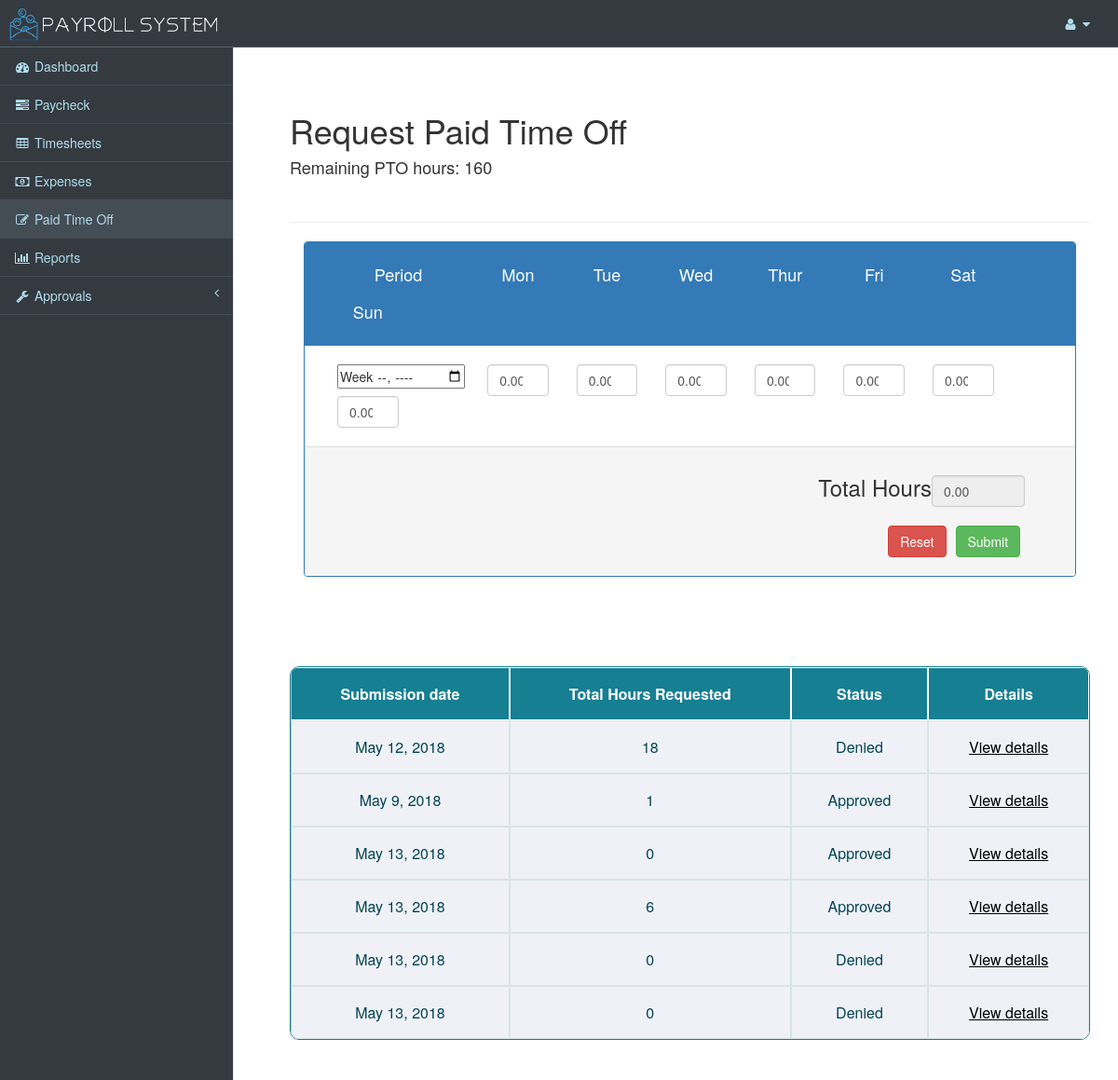
Page /pto/ (signed in) on the committed database.
### payrollapp/models.py (models this page shows, shortened)
class PaidTimeOffApproval(models.Model):
    paid_time_off_approval_id = models.AutoField(primary_key=True)
    date_submitted = models.DateField(auto_now=True)
    status = models.CharField(max_length=10, choices=STATUS_CHOICE, default="Pending")
    user_id = models.ForeignKey(User, on_delete=models.CASCADE)
    def get_all_entries_by_submission(self):
        id = self.paid_time_off_approval_id
        results = PaidTimeOffEntry.objects.filter(paid_time_off_approval_id=id)
        return results
    def get_total_hours(self):
        entries = self.get_all_entries_by_submission()
        total_hours = entries.aggregate(Sum('hours')).get('hours__sum')
        return total_hours

### payrollapp/views.py (the view, shortened to what this page needs)
# urls.py: url(r'pto/$', views.paid_time_off, name='pto'),
def paid_time_off(request):
    error_message = ""
    form = PaidTimeOffRequestForm(request.POST or None)
    if request.user.is_authenticated:
        layout = get_layout_based_on_user_group(request.user)
        this_username = request.user
        user = User.objects.get(username=this_username)
        pto_requests = PaidTimeOffApproval.objects.filter(user_id__username=this_username)
        remaining_pto = PaidTimeOffHours.objects.get(user_id__username=this_username)
        remaining_pto = remaining_pto.remaining_hours
        context = {
            "loop_times": range(0, 5),
            "loop_times": range(0, 7),
            "layout": layout,
            "form": form,
            "pto_approvals": pto_requests,
            "remaining_pto": remaining_pto,
            "error_message": error_message
        }
        return render(request, 'pto.html', context)
    else:
        return redirect(login_user)

### payrollapp/forms.py
class PaidTimeOffRequestForm(forms.ModelForm):
    class Meta:
        model = PaidTimeOffEntry
        fields = ['date', 'hours', 'status']

### payrollapp/context_processors.py (called while the page is built)
def user_meta_data_processor(request):
    user_meta_data = None
    if request.user.is_authenticated:
        username = request.user
        user_meta_data = UserMetaData.objects.get(user_id__username__exact=username)
    return {'user_meta_data': user_meta_data}

### payrollapp/views.py (called while the page is built)
def get_layout_based_on_user_group(user):
    if user.groups.filter(name="HumanResources").exists():
        return "layout-hr.html"
    elif user.groups.filter(name="Manager").exists():
        return "layout-manager.html"
    else:
        return "layout-employee.html"

### payrollapp/templates/pto.html (shortened to what this page needs)
{% extends layout %}
{% block stylesblock %}
{% load static %}
<link href="{% static 'css/paycheck.css' %}" rel="stylesheet">
{% endblock %}
{% block page-wrapper %}
<div id="page-wrapper" style="min-height:100%; padding-top:100px">
    <div class="container-fluid">
        <div class="container">
            <h1>Request Paid Time Off</h1>
            <h4>Remaining PTO hours: {{ remaining_pto }}</h4>
            <div class="page-header"></div>
            <div class="container-fluid ">
                <form method="post">
                    <div class="panel panel-primary ">
                        <div class="panel-heading text-center">
                            <div class="row " style="margin: 5px">
                                <div class="col-sm-2 col-sm-3">
                                    <h4>Period</h4>
                                </div>
                                <div class="col-sm-1 col-sm-1">
                                    <h4>Mon</h4>
                                </div>
                                <div class="col-sm-1 col-sm-1">
                                    <h4>Tue</h4>
                                </div>
                                <div class="col-sm-1 col-sm-1">
                                    <h4>Wed</h4>
                                </div>
                                <div class="col-sm-1 col-sm-1">
                                    <h4>Thur</h4>
                                </div>
                                <div class="col-sm-1 col-sm-1">
                                    <h4>Fri</h4>
                                </div>
                                <div class="col-sm-1 col-sm-1">
                                    <h4>Sat</h4>
                                </div>
                                <div class="col-sm-1 col-sm-1 ">
                                    <h4>Sun</h4>
                                </div>
                            </div>
                        </div>
                        <form action="" method="post">
                            <div class="panel-body" align="center">
                                <div class="row" style="margin: 5px">
                                    <div class="col-sm-2 col-sm-3">
                                        <input id="week1" name="week1" type="week">
                                    </div>
                                    {% for i in loop_times %}
                                    <div class="col-sm-1 col-sm-1 ">
                                        <input type="number" class="form-control" min="0" max="8" value="0.00"
                                               onchange="calculateTotal()"
                                               aria-label="..." name="hours" required>
                                    </div>
                                    {% endfor %}
                                </div>
                            </div>
                            <div class="panel-footer">
                                <div class="row">
                                    <div class="col-md-11">
                                        <h3 style="float:right;">Total Hours <input class="form-control" type="number"
                                                                                    value="0.00" name="total" id="total"
                                                                                    value="0"
                                                                                    style="width:100px; float: right"
                                                                                    readonly></h3>
                                    </div>
                                    <div class="col-md-11" style="margin:10px 0">
                                        <button type="submit" class="btn btn-success" id="submit" onclick="calculateWeek()">
                                            Submit
                                        </button>
                                        <button type="reset" onclick="return confirm_reset()" class="btn btn-danger"
                                                id="clear">
                                            Reset
                                        </button>
                                    </div>
                                </div>
                            </div>
                        </form>
                    </div>
                </form>
            </div>
            <br>
            <br>
            <br>
            {% if pto_approvals %}
            <table class="responstable">
                <thead>
                <tr>
                    <th> Submission date</th>
                    <th> Total Hours Requested</th>
                    <th> Status</th>
                    <th> Details</th>
                </tr>
                </thead>
                <tbody>
                {% for pto in pto_approvals %}
                <tr>
                    <td> {{ pto.date_submitted }}</td>
                    <td> {{ pto.get_total_hours }}</td>
                    <td> {{ pto.status }}</td>
                    <td><a style="color: rgb(0,0,0);" href="#" data-toggle="modal"
                           data-target="#{{pto.paid_time_off_approval_id}}"><u>View
                        details</u></a>
                    </td>
                </tr>
                {% endfor %}
                </tbody>
            </table>
            {% else %}
            <h4> No current paid time off requests pending. </h4>
            {% endif %}
        </div>
        <br>
        <br>
        <br>
    </div>
</div>
</div>
{% endblock %}
{% block scriptsblock %}
{% load static %}
{% endblock %}

### payrollapp/static/css/sb-admin-2.css (style rules this page uses)
body { background-color: #f8f8f8; }
#page-wrapper { padding: 0 15px; min-height: 100%; background-color: white; }
@media (min-width: 768px) { #page-wrapper { position: inherit; margin: 0 0 0 250px; padding: 0 30px; border-left: 1px solid #e7e7e7; } }

### payrollapp/static/css/paycheck.css (style rules this page uses)
button { background-color: #51ade2; color: white; padding: 14px 20px; margin: 8px 0; border: none; cursor: pointer; font-size: 14px; float: right; }
.responstable { margin: 1em 0; width: 100%; overflow: hidden; background: #FFF; color: #024457; border-radius: 10px; border: 1px solid #167F92; }
.responstable tr { border: 1px solid #D9E4E6; }
.responstable tr:nth-child(odd) { background-color: #EAF3F3; }
.responstable th { display: none; border: 1px solid #FFF; background-color: #167F92; color: #FFF; padding: 1em; }
.responstable th:first-child { display: table-cell; text-align: center; }
.responstable th:nth-child(2) { display: table-cell; }
.responstable th:nth-child(2):after { content: attr(data-th); }
@media (min-width: 480px) { .responstable th:nth-child(2):after { display: none; } }
.responstable td { display: block; word-wrap: break-word; max-width: 7em; }
.responstable td:first-child { display: table-cell; text-align: center; border-right: 1px solid #D9E4E6; }
@media (min-width: 480px) { .responstable td { border: 1px solid #D9E4E6; } }
.responstable th, .responstable td { text-align: center; margin: .5em 1em; }
@media (min-width: 480px) { .responstable th, .responstable td { display: table-cell; padding: 1em; } }
table { border-collapse: separate; border-spacing: 0; }
table tr th, table tr td { border-right: 1px solid #bbb; border-bottom: 1px solid #bbb; box-shadow: 2px 2px 1px #e5dfcc; }
table tr th:first-child, table tr td:first-child { border-left: 1px solid #bbb; }
table tr th { border-top: 1px solid #bbb; }
table tr:first-child th:first-child { border-top-left-radius: 6px; }
table tr:first-child th:last-child { border-top-right-radius: 6px; }
table tr:last-child td:first-child { border-bottom-left-radius: 6px; }
table tr:last-child td:last-child { border-bottom-right-radius: 6px; }
table th, td { padding: 8px 20px; }
table th { background: #E5E6EB; color: #111; }
table td { background: #EFF1F6; }

### rows in the picture
PaidTimeOffApproval: date_submitted "May 12, 2018", get_total_hours "18", status "Denied"
PaidTimeOffApproval: date_submitted "May 9, 2018", get_total_hours "1", status "Approved"
PaidTimeOffApproval: date_submitted "May 13, 2018", get_total_hours "0", status "Approved"
PaidTimeOffApproval: date_submitted "May 13, 2018", get_total_hours "6", status "Approved"
PaidTimeOffApproval: date_submitted "May 13, 2018", get_total_hours "0", status "Denied"
PaidTimeOffApproval: date_submitted "May 13, 2018", get_total_hours "0", status "Denied"

### other values in the picture
{{ remaining_pto }} "160"
